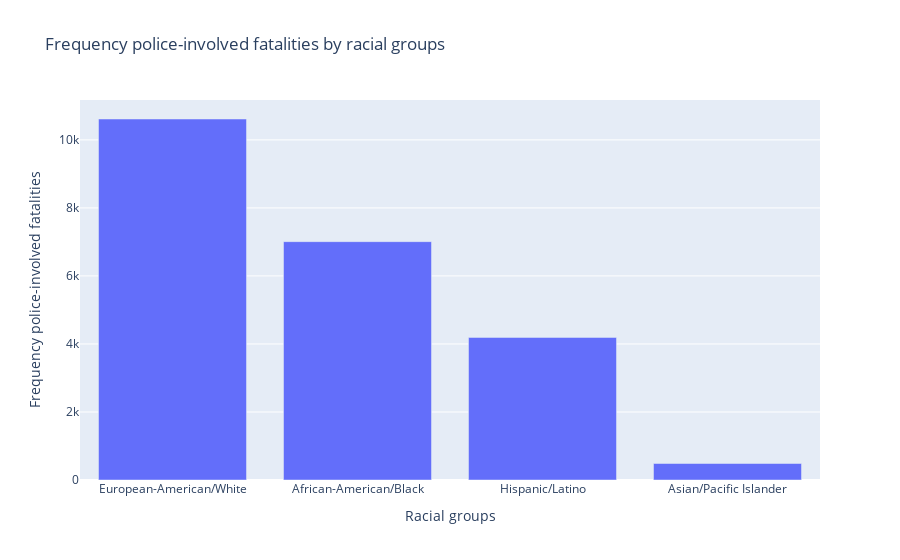

This figure's notebook cell:
### Code cell
dg = pd.read_csv('fatal.csv', delimiter=',')

trace = go.Bar(
    x=dg['race'],
    y=dg['freq']
)

# Create a layout object that contains the specifications for the X and Y axes, and the legend
layout = go.Layout(
    title = 'Frequency police-involved fatalities by racial groups',
    xaxis=go.layout.XAxis(
        type='category', # the type for the x axis is categorical
        title = 'Racial groups'
    ),
    yaxis=go.layout.YAxis(
        title = 'Frequency police-involved fatalities'
    )
)

fig = go.Figure(data=trace, layout=layout)
fig.show()

### Figure 1 — Plotly figure (JSON) as saved in the notebook; plotly's stock layout.template omitted (floating-point values rounded to 4 significant figures)
{"data": [{"type": "bar", "x": ["European-American/White", "African-American/Black", "Hispanic/Latino", "Asian/Pacific Islander"], "y": [10614, 7008, 4192, 485]}], "layout": {"title": {"text": "Frequency police-involved fatalities by racial groups"}, "xaxis": {"title": {"text": "Racial groups"}, "type": "category"}, "yaxis": {"title": {"text": "Frequency police-involved fatalities"}}}}
